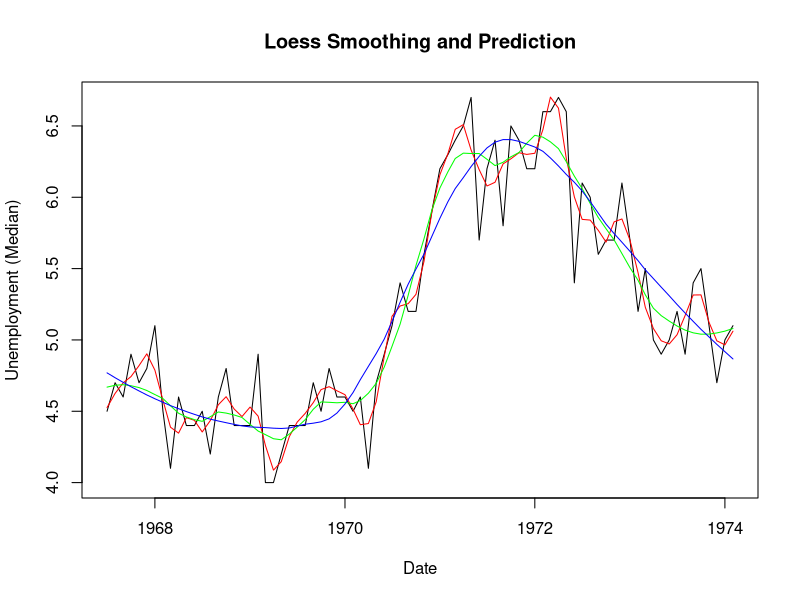
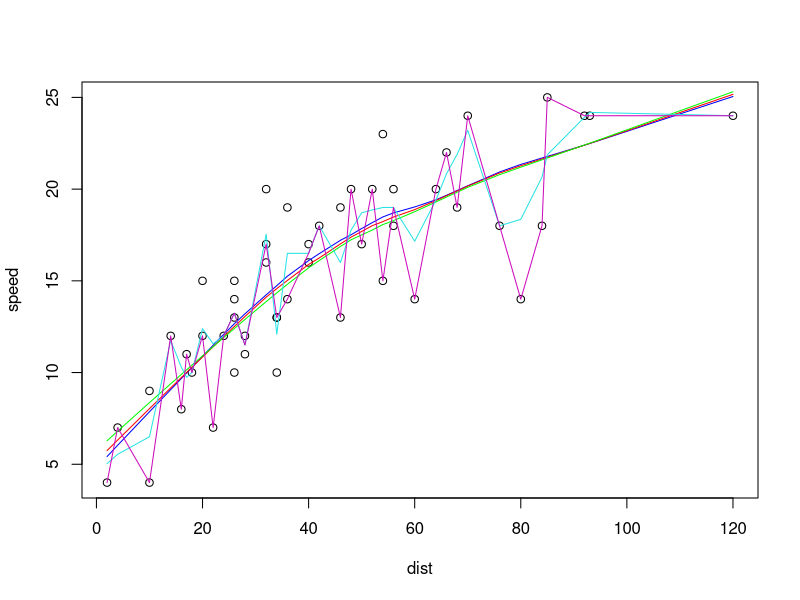

These charts were generated, in order, by the following R code:
# LOESS Example 1:
data(economics, package="ggplot2") # load data
economics$index <- 1:nrow(economics) # create index variable
economics <- economics[1:80, ] # retail 80rows for better graphical understanding
loessMod10 <- loess(uempmed ~ index, data=economics, span=0.10) # 10% smoothing span
loessMod25 <- loess(uempmed ~ index, data=economics, span=0.25) # 25% smoothing span
loessMod50 <- loess(uempmed ~ index, data=economics, span=0.50) # 50% smoothing span

# predict Loess
smoothed10 <- predict(loessMod10)
smoothed25 <- predict(loessMod25)
smoothed50 <- predict(loessMod50)

# plot the predictions
plot(economics$uempmed, x=economics$date, type="l", main="Loess Smoothing and Prediction",
     xlab="Date", ylab="Unemployment (Median)")
lines(smoothed10, x=economics$date, col="red")
lines(smoothed25, x=economics$date, col="green")
lines(smoothed50, x=economics$date, col="blue")

# LOESS Example 2:
# Fitting a curve to the data
data("cars")
str(cars) # we see 50 observation and 2 variables
# create a plot, speed Vs distance
plot(speed ~ dist, data = cars)

help("lowess")

lowess(cars$speed ~ cars$dist)
# use the lowess() function along with the line() function to draw the lines
lines(lowess(cars$speed ~ cars$dist, f=2/3), col="blue")
# here the f value is the the smoother span, f= 2/3 = 0.666
# the default value for smoother span is 0.666 in RStudio.
#This gives the proportion of points in the plot which influence the smooth at eachvalue.
# Larger values give more smoothness.
# Change the "f" value and observe the shape of the line.
# lines(lowess(cars$speed ~ cars$dist, f=0.75), col="gray") # f = 0.75
lines(lowess(cars$speed ~ cars$dist, f=0.8), col="red") # f = 0.8
lines(lowess(cars$speed ~ cars$dist, f=0.9), col="green") # f = 0.9
lines(lowess(cars$speed ~ cars$dist, f=0.1), col= 5) # f = 0.1
lines(lowess(cars$speed ~ cars$dist, f=0.01), col= 6) # f = 0.01

# Linear Discriminant Analysis Example:
# Multiclass Classification
library(MASS)
names(iris)
dim(iris) # check the dimensions of the iris dataset, you will see 150 rows and 5 columns
head(iris)

# set the seed value and create training dataset
set.seed(555)
Train <- sample(1:nrow(iris), nrow(iris)/2)
iris_Train <- iris[Train,] # Traning dataset
irist_Test <- iris[-Train,] # Testing dataset

help(lda)

fit1 <- lda(Species ~ Sepal.Length + Sepal.Width +
              Petal.Length + Petal.Width, data = iris_Train)

predict1 <- predict(fit1, iris_Train)
predict1_class <- predict1$class

# generating the confusion matrix using the table() function
table1 <- table(predict1_class, iris_Train$Species)
table1
# Calculating the Accuracy of the prediction
sum(diag(table1))/sum(table1)

